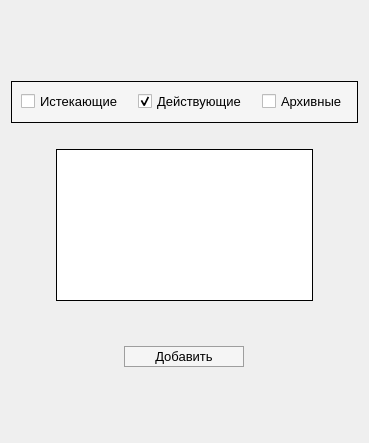
        <widget class="QWidget" name="contracts">
         <attribute name="title">
          <string>Договоры</string>
         </attribute>
         <layout class="QGridLayout" name="gridLayout_2">
          <item row="0" column="0">
           <layout class="QVBoxLayout" name="contractsVerticalLayout">
            <item>
             <spacer name="verticalSpacer">
              <property name="orientation">
               <enum>Qt::Vertical</enum>
              </property>
              <property name="sizeType">
               <enum>QSizePolicy::Fixed</enum>
              </property>
              <property name="sizeHint" stdset="0">
               <size>
                <width>20</width>
                <height>70</height>
               </size>
              </property>
             </spacer>
            </item>
            <item>
             <widget class="QGroupBox" name="contractTypes">
              <property name="sizePolicy">
               <sizepolicy hsizetype="Fixed" vsizetype="Preferred">
                <horstretch>0</horstretch>
                <verstretch>0</verstretch>
               </sizepolicy>
              </property>
              <property name="toolTip">
               <string>&lt;html&gt;&lt;head/&gt;&lt;body&gt;&lt;p&gt;Параметры отображения договоров&lt;/p&gt;&lt;/body&gt;&lt;/html&gt;</string>
              </property>
              <property name="styleSheet">
               <string notr="true">QGroupBox {
	background: #f5f5f5;
	border: 1px solid black;
}
</string>
              </property>
              <property name="title">
               <string/>
              </property>
              <property name="alignment">
               <set>Qt::AlignCenter</set>
              </property>
              <layout class="QHBoxLayout" name="horizontalLayout_2">
               <property name="spacing">
                <number>15</number>
               </property>
               <property name="leftMargin">
                <number>9</number>
               </property>
               <property name="bottomMargin">
                <number>10</number>
               </property>
               <item>
                <widget class="QCheckBox" name="expiring">
                 <property name="enabled">
                  <bool>true</bool>
                 </property>
                 <property name="font">
                  <font>
                   <pointsize>10</pointsize>
                  </font>
                 </property>
                 <property name="toolTip">
                  <string>&lt;html&gt;&lt;head/&gt;&lt;body&gt;&lt;p&gt;Договоры, срок действия которых истечет через 1-2 дня&lt;/p&gt;&lt;/body&gt;&lt;/html&gt;</string>
                 </property>
                 <property name="text">
                  <string>Истекающие</string>
                 </property>
                 <property name="checked">
                  <bool>false</bool>
                 </property>
                </widget>
               </item>
               <item>
                <widget class="QCheckBox" name="acting">
                 <property name="font">
                  <font>
                   <pointsize>10</pointsize>
                  </font>
                 </property>
                 <property name="styleSheet">
                  <string notr="true"/>
                 </property>
                 <property name="text">
                  <string>Действующие</string>
                 </property>
                 <property name="checked">
                  <bool>true</bool>
                 </property>
                </widget>
               </item>
               <item>
                <widget class="QCheckBox" name="archival">
                 <property name="font">
                  <font>
                   <pointsize>10</pointsize>
                  </font>
                 </property>
                 <property name="toolTip">
                  <string>&lt;html&gt;&lt;head/&gt;&lt;body&gt;&lt;p&gt;Договоры с истекшим сроком действия&lt;/p&gt;&lt;/body&gt;&lt;/html&gt;</string>
                 </property>
                 <property name="text">
                  <string>Архивные</string>
                 </property>
                 <property name="checked">
                  <bool>false</bool>
                 </property>
                </widget>
               </item>
              </layout>
             </widget>
            </item>
            <item>
             <widget class="QTableView" name="contractsTable">
              <property name="maximumSize">
               <size>
                <width>16777215</width>
                <height>16777215</height>
               </size>
              </property>
              <property name="font">
               <font>
                <pointsize>10</pointsize>
               </font>
              </property>
              <property name="styleSheet">
               <string notr="true">QTableView {
	margin: 20px;
	margin-left: 45px;
	margin-right: 45px;
	background: white;
	border: 1px solid black;
	gridline-color: black;
}

QTableView::item {
	color: black;
}

QTableView::item:selected {
	background: #e9f3fb;
}

QHeaderView::section {
	background: #6bd3e0;
	padding-top: 7px;
	padding-bottom: 7px;
	border: 1px solid black;
	border-left: 0px;
	border-top: 0px;
}

  QScrollBar:vertical {
      border: 1px solid #77bdb0;
      background: white;
      width: 20px;
      margin: 35px 0 35px 0;
  }

  QScrollBar::handle:vertical {
      background: #e0dcdc;
	  border-top: 1px solid #77bdb0;
	  border-bottom: 1px solid #77bdb0; 
      min-height: 5px;
  }

  QScrollBar::handle:vertical:hover {
       background: #F19CBB;
  }

  QScrollBar::handle:vertical:pressed {
       background: #FDDB6D;
  }

  QScrollBar::add-line:vertical {
      border: 1px solid grey;
      background: white;
      height: 33px;
      subcontrol-position: bottom;
      subcontrol-origin: margin;
  }

  QScrollBar::add-line:vertical:hover {
      background: #CD9575;
  }

  QScrollBar::add-line:vertical:pressed {
      background: #FDDB6D;
  }

  QScrollBar::sub-line:vertical {
      border: 1px solid grey;
      background: white;
      height: 33px;
      subcontrol-position: top;
      subcontrol-origin: margin;
  }

  QScrollBar::sub-line:vertical:hover {
      background: #CD9575;
  }

  QScrollBar::sub-line:vertical:pressed {
      background: #FDDB6D;
  }

  QScrollBar::up-arrow:vertical, QScrollBar::down-arrow:vertical {
      border: 1px solid grey;
      width: 3px;
      height: 3px;
      background: white;
  }

QScrollBar:horizontal {
      border-top: 2px solid #77bdb0;
	  border-bottom: 2px solid #77bdb0;
      background: white;
      height: 20px;
      margin: 0px 37px 0px 37px;
  }

  QScrollBar::handle:horizontal {
      background: #e0dcdc;
	  border-left: 2px solid #77bdb0;
	  border-right: 2px solid #77bdb0; 
      min-width: 5px;
  }

  QScrollBar::handle:horizontal:hover {
       background: #F19CBB;
  }

  QScrollBar::handle:horizontal:pressed {
       background: #FDDB6D;
  }

  QScrollBar::add-line:horizontal {
      border: 2px solid grey;
      background: white;
      width: 33px;
      subcontrol-position: left;
      subcontrol-origin: margin;
  }

  QScrollBar::add-line:horizontal:hover {
      background: #CD9575;
  }

  QScrollBar::add-line:horizontal:pressed {
      background: #FDDB6D;
  }

  QScrollBar::sub-line:horizontal {
      border: 2px solid grey;
      background: white;
      width: 33px;
      subcontrol-position: right;
      subcontrol-origin: margin;
  }

  QScrollBar::sub-line:horizontal:hover {
      background: #CD9575;
  }

  QScrollBar::sub-line:horizontal:pressed {
      background: #FDDB6D;
  }

  QScrollBar::left-arrow:horizontal, QScrollBar::right-arrow:horizontal {
      border: 2px solid grey;
      width: 3px;
      height: 3px;
      background: white;
  }</string>
              </property>
              <property name="editTriggers">
               <set>QAbstractItemView::NoEditTriggers</set>
              </property>
              <property name="selectionMode">
               <enum>QAbstractItemView::SingleSelection</enum>
              </property>
              <property name="selectionBehavior">
               <enum>QAbstractItemView::SelectRows</enum>
              </property>
              <property name="verticalScrollMode">
               <enum>QAbstractItemView::ScrollPerPixel</enum>
              </property>
              <property name="horizontalScrollMode">
               <enum>QAbstractItemView::ScrollPerPixel</enum>
              </property>
              <attribute name="horizontalHeaderVisible">
               <bool>false</bool>
              </attribute>
              <attribute name="horizontalHeaderCascadingSectionResizes">
               <bool>true</bool>
              </attribute>
              <attribute name="horizontalHeaderStretchLastSection">
               <bool>true</bool>
              </attribute>
              <attribute name="verticalHeaderVisible">
               <bool>false</bool>
              </attribute>
             </widget>
            </item>
            <item>
             <widget class="QGroupBox" name="contractsAddRemove">
              <property name="minimumSize">
               <size>
                <width>0</width>
                <height>60</height>
               </size>
              </property>
              <property name="maximumSize">
               <size>
                <width>16777215</width>
                <height>60</height>
               </size>
              </property>
              <property name="styleSheet">
               <string notr="true">QGroupBox {
	border: 0px;
}

QPushButton {
	padding-left: 30px;
	padding-right: 30px;
	padding-top: 2px;
	padding-bottom: 2px;
	background-color: #f5f5f5;
	border-style: solid;
	border-width: 1px;
	border-color: #9e9e9e;
}

 QPushButton:hover {
     background-color: #78DBE2;
 }
 QPushButton:pressed {
     background-color: #3F888F;
 }</string>
              </property>
              <property name="title">
               <string/>
              </property>
              <layout class="QHBoxLayout" name="horizontalLayout_3">
               <item>
                <widget class="QPushButton" name="addContract">
                 <property name="sizePolicy">
                  <sizepolicy hsizetype="Maximum" vsizetype="Fixed">
                   <horstretch>0</horstretch>
                   <verstretch>0</verstretch>
                  </sizepolicy>
                 </property>
                 <property name="maximumSize">
                  <size>
                   <width>16777215</width>
                   <height>16777215</height>
                  </size>
                 </property>
                 <property name="font">
                  <font>
                   <pointsize>10</pointsize>
                  </font>
                 </property>
                 <property name="toolTip">
                  <string>&lt;html&gt;&lt;head/&gt;&lt;body&gt;&lt;p&gt;Создание нового договора&lt;/p&gt;&lt;/body&gt;&lt;/html&gt;</string>
                 </property>
                 <property name="text">
                  <string>Добавить</string>
                 </property>
                </widget>
               </item>
              </layout>
             </widget>
            </item>
           </layout>
          </item>
          <item row="1" column="0">
           <spacer name="verticalSpacer_2">
            <property name="orientation">
             <enum>Qt::Vertical</enum>
            </property>
            <property name="sizeType">
             <enum>QSizePolicy::Fixed</enum>
            </property>
            <property name="sizeHint" stdset="0">
             <size>
              <width>20</width>
              <height>45</height>
             </size>
            </property>
           </spacer>
          </item>
         </layout>
        </widget>
